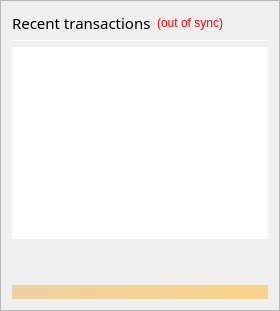
                <widget class="QFrame" name="frame_RecentTransactions">
                 <property name="minimumSize">
                  <size>
                   <width>0</width>
                   <height>0</height>
                  </size>
                 </property>
                 <property name="frameShape">
                  <enum>QFrame::StyledPanel</enum>
                 </property>
                 <property name="frameShadow">
                  <enum>QFrame::Raised</enum>
                 </property>
                 <layout class="QVBoxLayout" name="verticalLayout_1" stretch="0,0,0,0,0">
                  <item>
                   <layout class="QHBoxLayout" name="horizontalLayout_2">
                    <item>
                     <widget class="QLabel" name="label_4">
                      <property name="minimumSize">
                       <size>
                        <width>0</width>
                        <height>20</height>
                       </size>
                      </property>
                      <property name="font">
                       <font>
                        <family>Arial Black</family>
                        <pointsize>11</pointsize>
                        <weight>10</weight>
                        <italic>false</italic>
                        <bold>false</bold>
                       </font>
                      </property>
                      <property name="styleSheet">
                       <string notr="true">font: 87 11pt &quot;Arial Black&quot;;
selection-color: rgb(0, 0, 0);</string>
                      </property>
                      <property name="text">
                       <string>Recent transactions</string>
                      </property>
                     </widget>
                    </item>
                    <item>
                     <widget class="QLabel" name="labelTransactionsStatus">
                      <property name="cursor">
                       <cursorShape>WhatsThisCursor</cursorShape>
                      </property>
                      <property name="toolTip">
                       <string>The displayed information may be out of date. Your wallet automatically synchronizes with the KHRY network after a connection is established, but this process has not completed yet.</string>
                      </property>
                      <property name="styleSheet">
                       <string notr="true">QLabel { color: red; }</string>
                      </property>
                      <property name="text">
                       <string notr="true">(out of sync)</string>
                      </property>
                      <property name="alignment">
                       <set>Qt::AlignRight|Qt::AlignTrailing|Qt::AlignVCenter</set>
                      </property>
                     </widget>
                    </item>
                    <item>
                     <spacer name="horizontalSpacer">
                      <property name="orientation">
                       <enum>Qt::Horizontal</enum>
                      </property>
                      <property name="sizeHint" stdset="0">
                       <size>
                        <width>40</width>
                        <height>20</height>
                       </size>
                      </property>
                     </spacer>
                    </item>
                   </layout>
                  </item>
                  <item>
                   <widget class="Line" name="line">
                    <property name="minimumSize">
                     <size>
                      <width>0</width>
                      <height>1</height>
                     </size>
                    </property>
                    <property name="maximumSize">
                     <size>
                      <width>16777215</width>
                      <height>1</height>
                     </size>
                    </property>
                    <property name="orientation">
                     <enum>Qt::Horizontal</enum>
                    </property>
                   </widget>
                  </item>
                  <item>
                   <widget class="QListView" name="listTransactions">
                    <property name="minimumSize">
                     <size>
                      <width>0</width>
                      <height>0</height>
                     </size>
                    </property>
                    <property name="styleSheet">
                     <string notr="true">QListView { background: transparent; }
font: 75 8pt &quot;MS Shell Dlg 2&quot;;</string>
                    </property>
                    <property name="frameShape">
                     <enum>QFrame::NoFrame</enum>
                    </property>
                    <property name="verticalScrollBarPolicy">
                     <enum>Qt::ScrollBarAlwaysOff</enum>
                    </property>
                    <property name="horizontalScrollBarPolicy">
                     <enum>Qt::ScrollBarAlwaysOff</enum>
                    </property>
                    <property name="selectionMode">
                     <enum>QAbstractItemView::NoSelection</enum>
                    </property>
                   </widget>
                  </item>
                  <item>
                   <spacer name="verticalSpacer_2">
                    <property name="orientation">
                     <enum>Qt::Vertical</enum>
                    </property>
                    <property name="sizeType">
                     <enum>QSizePolicy::Expanding</enum>
                    </property>
                    <property name="sizeHint" stdset="0">
                     <size>
                      <width>20</width>
                      <height>40</height>
                     </size>
                    </property>
                   </spacer>
                  </item>
                  <item>
                   <widget class="QLabel" name="labelAlerts">
                    <property name="maximumSize">
                     <size>
                      <width>16777215</width>
                      <height>16777215</height>
                     </size>
                    </property>
                    <property name="styleSheet">
                     <string notr="true">background-color: qlineargradient(x1: 0, y1: 0, x2: 1, y2: 0, stop:0 #F0D0A0, stop:1 #F8D488); color:#000000;</string>
                    </property>
                    <property name="text">
                     <string/>
                    </property>
                    <property name="wordWrap">
                     <bool>true</bool>
                    </property>
                    <property name="margin">
                     <number>3</number>
                    </property>
                   </widget>
                  </item>
                 </layout>
                </widget>
